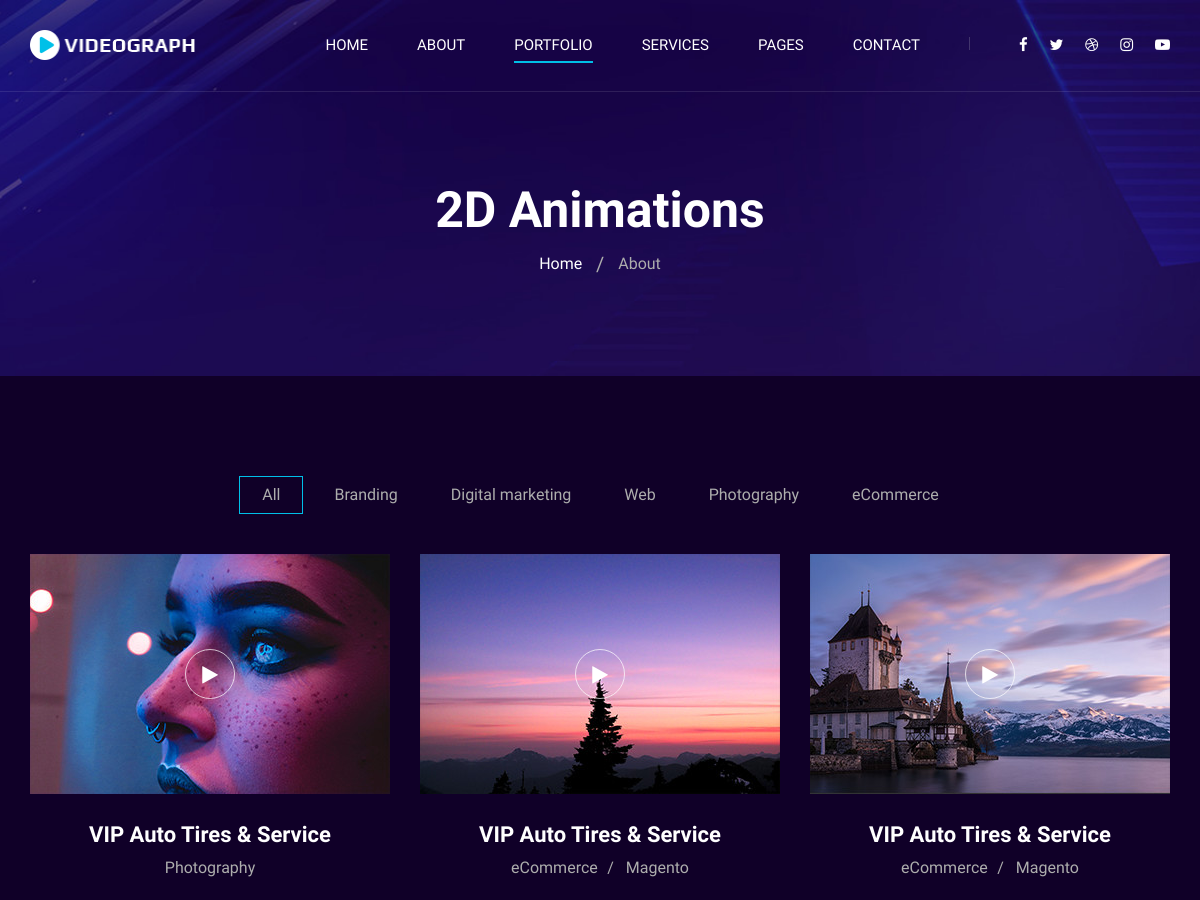
/portfolio_detail/3/ (upper part), run on an earlier commit of the app's database.
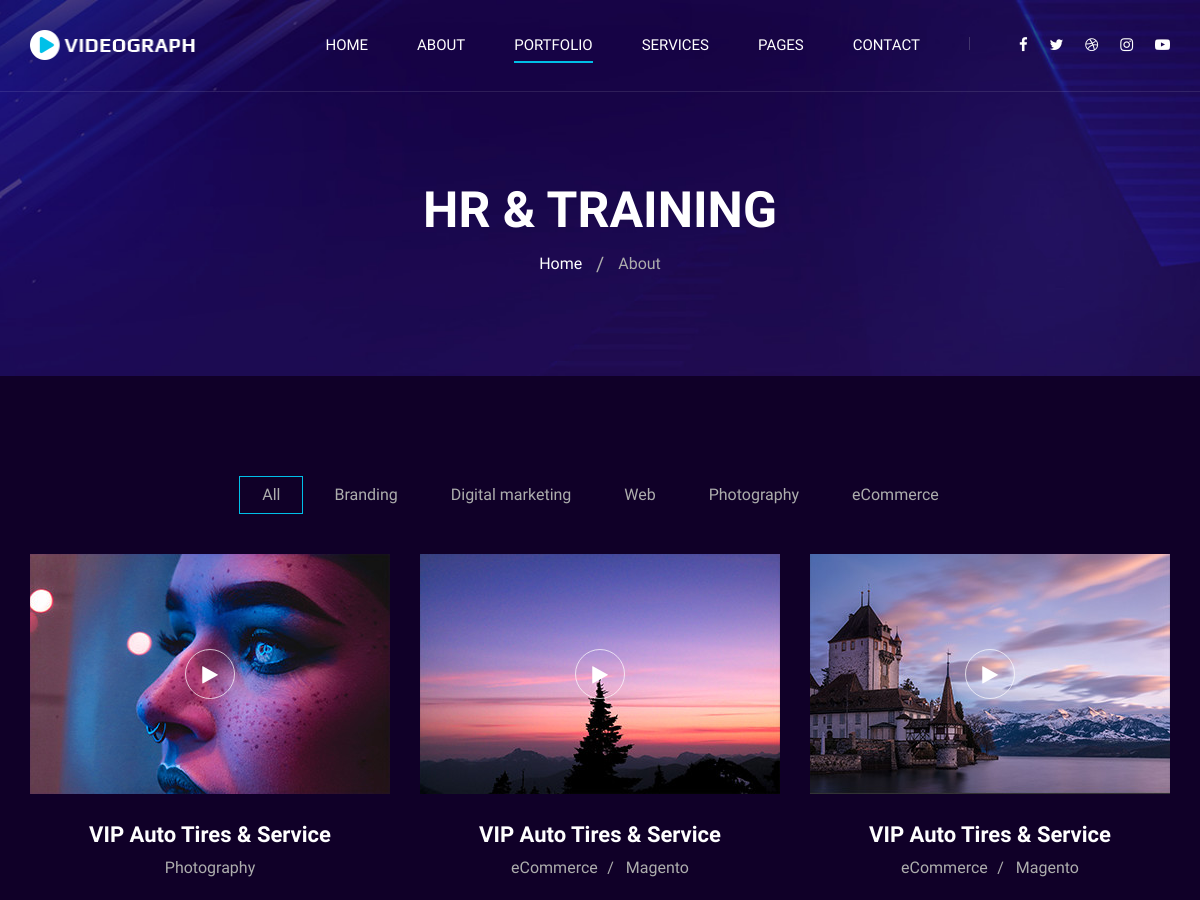
And on a later commit of the database.
### portfolio/models.py (models this page shows, shortened)
class Category(models.Model):
    name = models.CharField(max_length=200, blank=False)
    image = models.ImageField(upload_to='images')
    class Meta:
        verbose_name_plural = "Categories"

### portfolio/views.py (the view)
# urls.py: path('portfolio_detail/<int:id>/', views.portfolio_detail, name='portfolio_detail'),
def portfolio_detail(request, id):
    category = Category.objects.get(id=id)
    context = {'category':category}
    return render(request, 'portfolio/portfolio_detail.html', context)

### portfolio/templates/portfolio/portfolio_detail.html (shortened to what this page needs)
{% load static %}
<!DOCTYPE html>
<html lang="zxx">
<head>
    <link rel="stylesheet" href="{% static 'css/bootstrap.min.css' %}" type="text/css">
    <link rel="stylesheet" href="{% static 'css/font-awesome.min.css' %}" type="text/css">
    <link rel="stylesheet" href="{% static 'css/elegant-icons.css' %}" type="text/css">
    <link rel="stylesheet" href="{% static 'css/owl.carousel.min.css' %}" type="text/css">
    <link rel="stylesheet" href="{% static 'css/magnific-popup.css' %}" type="text/css">
    <link rel="stylesheet" href="{% static 'css/slicknav.min.css' %}" type="text/css">
    <link rel="stylesheet" href="{% static 'css/style.css' %}" type="text/css">
</head>
<body>
    <header class="header">
        <div class="container">
            <div class="row">
                <div class="col-lg-2">
                    <div class="header__logo">
                        <a href="./index.html"><img src="img/logo.png" alt=""></a>
                    </div>
                </div>
                <div class="col-lg-10">
                    <div class="header__nav__option">
                        <nav class="header__nav__menu mobile-menu">
                            <ul>
                                <li><a href="./index.html">Home</a></li>
                                <li><a href="./about.html">About</a></li>
                                <li class="active"><a href="./portfolio.html">Portfolio</a></li>
                                <li><a href="./services.html">Services</a></li>
                                <li><a href="#">Pages</a>
                                </li>
                                <li><a href="./contact.html">Contact</a></li>
                            </ul>
                        </nav>
                        <div class="header__nav__social">
                            <a href="#"><i class="fa fa-facebook"></i></a>
                            <a href="#"><i class="fa fa-twitter"></i></a>
                            <a href="#"><i class="fa fa-dribbble"></i></a>
                            <a href="#"><i class="fa fa-instagram"></i></a>
                            <a href="#"><i class="fa fa-youtube-play"></i></a>
                        </div>
                    </div>
                </div>
            </div>
        </div>
    </header>
    <div class="breadcrumb-option spad set-bg" data-setbg="{% static 'img/breadcrumb-bg.jpg' %}">
        <div class="container">
            <div class="row">
                <div class="col-lg-12 text-center">
                    <div class="breadcrumb__text">
                        <h2>{{category.name}}</h2>
                        <div class="breadcrumb__links">
                            <a href="#">Home</a>
                            <span>About</span>
                        </div>
                    </div>
                </div>
            </div>
        </div>
    </div>
    <section class="portfolio spad">
        <div class="container">
            <div class="row">
                <div class="col-lg-12">
                    <ul class="portfolio__filter">
                        <li class="active" data-filter="*">All</li>
                        <li data-filter=".branding">Branding</li>
                        <li data-filter=".digital-marketing">Digital marketing</li>
                        <li data-filter=".web">Web</li>
                        <li data-filter=".photography">Photography</li>
                        <li data-filter=" .ecommerce">eCommerce</li>
                    </ul>
                </div>
            </div>
            <div class="row portfolio__gallery">
                <div class="col-lg-4 col-md-6 col-sm-6 mix digital-marketing">
                    <div class="portfolio__item">
                        <div class="portfolio__item__video set-bg" data-setbg="img/portfolio/portfolio-2.jpg">
                            <a href="https://www.youtube.com/watch?v=LXb3EKWsInQ" class="play-btn video-popup"><i
                                    class="fa fa-play"></i></a>
                        </div>
                        <div class="portfolio__item__text">
                            <h4>VIP Auto Tires & Service</h4>
                            <span>Photography</span>
                        </div>
                    </div>
                </div>
                <div class="col-lg-4 col-md-6 col-sm-6 mix web">
                    <div class="portfolio__item">
                        <div class="portfolio__item__video set-bg" data-setbg="img/portfolio/portfolio-3.jpg">
                            <a href="https://www.youtube.com/watch?v=LXb3EKWsInQ" class="play-btn video-popup"><i
                                    class="fa fa-play"></i></a>
                        </div>
                        <div class="portfolio__item__text">
                            <h4>VIP Auto Tires & Service</h4>
                            <ul>
                                <li>eCommerce</li>
                                <li>Magento</li>
                            </ul>
                        </div>
                    </div>
                </div>
                <div class="col-lg-4 col-md-6 col-sm-6 mix photography">
                    <div class="portfolio__item">
                        <div class="portfolio__item__video set-bg" data-setbg="img/portfolio/portfolio-4.jpg">
                            <a href="https://www.youtube.com/watch?v=LXb3EKWsInQ" class="play-btn video-popup"><i
                                    class="fa fa-play"></i></a>
                        </div>
                        <div class="portfolio__item__text">
                            <h4>VIP Auto Tires & Service</h4>
                            <ul>
                                <li>eCommerce</li>
                                <li>Magento</li>
                            </ul>
                        </div>
                    </div>
                </div>
            </div>
        </div>
    </section>
</body>
</html>

### static/css/style.css (style rules this page uses)
html, body { height: 100%; font-family: "Josefin Sans", sans-serif; -webkit-font-smoothing: antialiased; }
h1, h2, h3, h4, h5, h6 { margin: 0; color: #111111; font-weight: 400; font-family: "Play", sans-serif; }
h2 { font-size: 36px; }
h4 { font-size: 24px; }
img { max-width: 100%; }
ul, ol { padding: 0; margin: 0; }
.set-bg { background-repeat: no-repeat; background-size: cover; background-position: top center; }
.spad { padding-top: 100px; padding-bottom: 100px; }
.header { position: absolute; left: 0; top: 0; width: 100%; background: transparent; border-bottom: 1px solid rgba(255, 255, 255, 0.1); z-index: 9; }
.header__logo { padding: 30px 0; }
.header__logo a { display: inline-block; }
.header__nav__option { text-align: right; padding: 28px 0px; }
.header__nav__menu { display: inline-block; margin-right: 45px; }
.header__nav__menu ul li { list-style: none; display: inline-block; margin-right: 45px; position: relative; }
.header__nav__menu ul li.active a:after { -webkit-transform: scale(1); -ms-transform: scale(1); transform: scale(1); }
.header__nav__menu ul li:last-child { margin-right: 0; }
.header__nav__menu ul li a { font-size: 15px; font-family: "Play", sans-serif; color: #ffffff; display: block; text-transform: uppercase; position: relative; padding: 6px 0; }
.header__nav__menu ul li a:after { position: absolute; left: 0; bottom: 0; width: 100%; height: 2px; background: #00bfe7; content: ""; -webkit-transform: scale(0); -ms-transform: scale(0); transform: scale(0); -webkit-transition: all, 0.3s; -o-transition: all, 0.3s; transition: all, 0.3s; }
.header__nav__social { display: inline-block; position: relative; padding-left: 50px; }
.header__nav__social:before { position: absolute; left: 0; top: 4px; height: 13px; width: 1px; background: rgba(225, 225, 225, 0.2); content: ""; }
.header__nav__social a { color: #ffffff; font-size: 15px; margin-right: 18px; }
.header__nav__social a:last-child { margin-right: 0; }
.breadcrumb-option { padding-top: 180px; }
.breadcrumb__text h2 { color: #ffffff; font-size: 50px; font-weight: 700; margin-bottom: 12px; }
.breadcrumb__links a { font-size: 16px; color: #ffffff; font-weight: 300; display: inline-block; margin-right: 32px; position: relative; }
.breadcrumb__links a:after { position: absolute; right: -22px; top: -3px; content: "/"; color: #adadad; font-size: 20px; }
.breadcrumb__links span { font-size: 16px; color: #adadad; font-weight: 300; display: inline-block; }
.portfolio { background: #100028; }
.portfolio__filter { text-align: center; margin-bottom: 40px; }
.portfolio__filter li { list-style: none; font-size: 16px; color: #adadad; margin-right: 5px; display: inline-block; cursor: pointer; padding: 6px 22px; }
.portfolio__filter li.active { border: 1px solid #00bfe7; }
.portfolio__filter li:last-child { margin-right: 0; }
.portfolio__item { margin-bottom: 35px; }
.portfolio__item__video { height: 240px; display: -webkit-box; display: -ms-flexbox; display: flex; -webkit-box-align: center; -ms-flex-align: center; align-items: center; -webkit-box-pack: center; -ms-flex-pack: center; justify-content: center; margin-bottom: 28px; }
.portfolio__item__video .play-btn { display: inline-block; color: #ffffff; font-size: 20px; height: 50px; width: 50px; line-height: 50px; text-align: center; border: 1px solid rgba(255, 255, 255, 0.7); border-radius: 50%; }
.portfolio__item__text { text-align: center; }
.portfolio__item__text h4 { color: #ffffff; display: inline-block; font-size: 22px; font-weight: 700; margin-bottom: 8px; position: relative; }
.portfolio__item__text h4:after { position: absolute; left: 0; bottom: 0; height: 1px; width: 100%; background: #333; content: ""; -webkit-transition: all, 0.3s; -o-transition: all, 0.3s; transition: all, 0.3s; opacity: 0; }
.portfolio__item__text ul li { list-style: none; display: inline-block; font-size: 16px; font-weight: 300; margin-right: 24px; position: relative; color: #adadad; }
.portfolio__item__text ul li:after { position: absolute; right: -16px; top: 0; content: "/"; }
.portfolio__item__text ul li:last-child { margin-right: 0; }
.portfolio__item__text ul li:last-child:after { display: none; }
.portfolio__item__text span { font-size: 16px; font-weight: 300; color: #adadad; display: block; }
@media only screen and (min-width: 1200px) { .container { max-width: 1170px; } }

What changed in the data, as far as the page shows it:
changed Category: name "2D Animations" → "HR & TRAINING"
